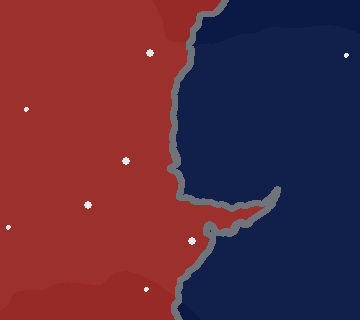
#> input picture example_battle_detail.png, 360 x 320 px
$ python -i postprocess.py   (imports and definitions only)
#> lines starting #> are read from the running program, lines starting #| are printed output that depends on the picture
#> further down, picture is the input picture: shape (320, 360, 3); mean B, G, R 60.2, 42.8, 91.6
"""Map-only color and detail processing; the HUD is drawn afterward."""
import cv2
import numpy as np


def process(rgb, enabled=True):
#> called with enabled = True
    if not enabled:
        return rgb.copy()
    # A small edge-preserving pass smooths texture noise without smearing
    # contrasting town markers or political boundaries.
    smooth = cv2.bilateralFilter(rgb, 5, 14, 1.6)
    image = (rgb.astype(np.float32)*.7 + smooth.astype(np.float32)*.3)/255
    lum = image@np.array([.2126,.7152,.0722],np.float32)
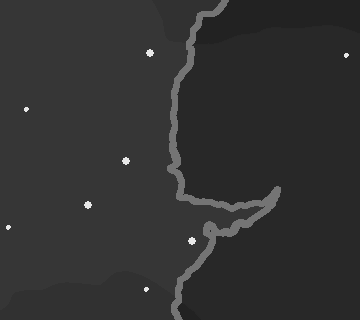
#> lum: shape (320, 360) float32; min 0.134, max 0.91, mean 0.196
    image = lum[:,:,None]+(image-lum[:,:,None])*1.05
    image = (image-.35)*1.075+.35
    # Restrained broadcast-grade shadows and slightly cooler highlights.
    image[:,:,0] *= .992
    image[:,:,1] *= 1.015
    image[:,:,2] *= 1.026
    # Wide-scale terrain detail and a restrained final unsharp pass.
    broad = cv2.GaussianBlur(lum,(0,0),3.)
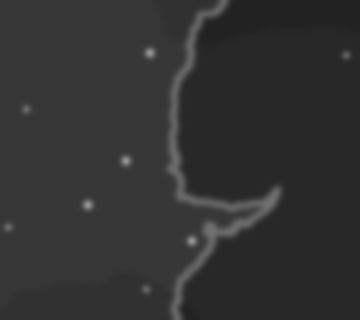
#> broad: shape (320, 360) float32; min 0.134, max 0.583, mean 0.196
    image += np.clip(lum-broad,-.08,.08)[:,:,None]*.15
    blurred = cv2.GaussianBlur(image,(0,0),.65)
    image += np.clip(image-blurred,-.06,.06)*.32
    return np.clip(np.rint(image*255),0,255).astype(np.uint8)


def attack_pulse(rgb, world, phase, enabled=True):
    if not enabled or world.fresh_capture is None or not world.fresh_capture.any():
        return rgb.copy()
    changed = cv2.resize(world.fresh_capture.astype(np.float32), (rgb.shape[1],rgb.shape[0]), interpolation=cv2.INTER_AREA)
    amount = .10*(1-phase)**2
    alpha = changed[:,:,None]*amount
    return np.clip(rgb.astype(np.float32)*(1-alpha)+np.array([169,243,143])*alpha,0,255).astype(np.uint8)

>>> import cv2
>>> picture = cv2.imread('example_battle_detail.png')
>>> result = process(picture)
